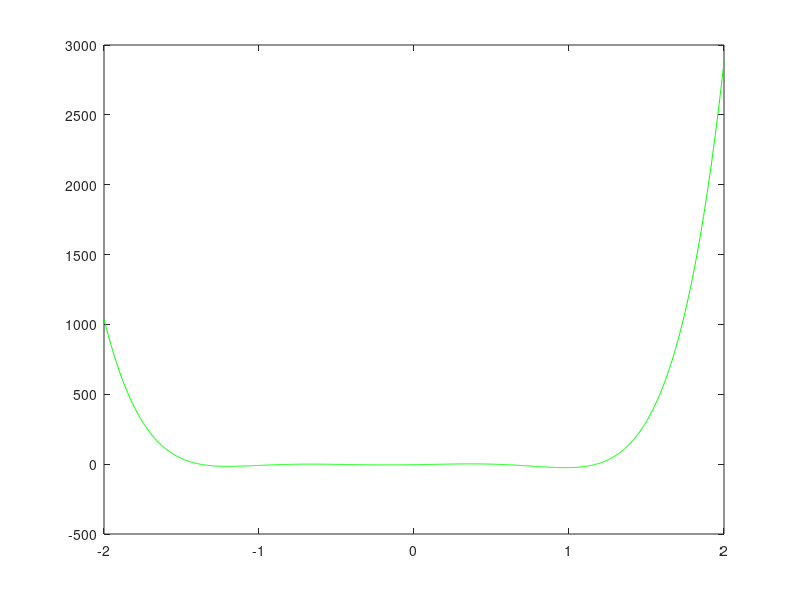

MATLAB code to generate this figure: (Note: this script raises an error after producing the figure.)
%ΑΣΚΗΣΗ 2
%------------------άσκηση 2 ερώτημα 1

f = @(x) 54*x.^6 + 45*x.^5 - 102*x.^4 - 69*x.^3 + 35*x.^2 + 16*x - 4 ;
df = @(x) 324*x.^5 + 225*x.^4 - 408*x.^3 - 207*x.^2 + 70*x + 16 ;
ddf = @(x) 1620*x.^4 + 900*x.^3 - 1224*x.^2 - 414*x + 70 ;

x = linspace(-2, 2, 1000);
figure;
plot(x, f(x), 'g');
hold on;
yline(0);
xlabel('x');
ylabel('f(x)');
legend('f(x)', 'y=0');


% newton-raphson
fprintf('\n--- Newton-Raphson ---\n');
times = linspace(-2, 2, 10);
for i = 1:10
    x0 = times(i);
    [root, iters] = newton_raphson(f, df, ddf, x0, 0.5*1e-7);
    fprintf('%d ) x0 = %.7f  →  Ρίζα = %.7f,  Επαναλήψεις = %d\n',i, x0, root, iters);
end

%newton-raphson
function [root, iterations, x_history] = newton_raphson(f, df, ddf, x0, tol) 
    max_iter=100;

    x = x0;
    iterations = 0;
    x_history = x0;
    
    for i = 1:max_iter
        fx = f(x);
        dfx = df(x);
        ddfx= ddf(x);
        
        if abs(fx) < tol
            %fprintf('ρίζα = %.6f : , επαναλήψεις: %d \n', x, iterations);
            root = x;
            return;
        end   
        if abs(dfx) < tol
            root = NaN;
            iterations = NaN;
            return;
        end
       
        a = (dfx/fx) - 0.5000000 * (ddfx/dfx) ;
        if abs(a) < 0.5*1e-12
            root = NaN;
            iterations = NaN;	 
            return;
        end
        x_new = x - 1/ a;  
        iterations = iterations + 1;
        x_history = [x_history; x_new];

        if abs(x_new - x) < tol
            root = x_new;
            return;
        end
        
        x = x_new;
    end
    
    root = NaN;
    iterations = NaN;
end

% DIXOTOMHSH
N = 5000;
xgrid = linspace(-2, 2, N);
brackets = [];
orio = 0.5*1e-7;

for i = 1:(N-1)
    a = xgrid(i);
    b = xgrid(i+1);
    fa = f(a);
    fb = f(b);

    if abs(fa) < orio
        brackets = [brackets; a a];
        continue;
    elseif abs(fb) < orio
        brackets = [brackets; b b];
        continue;
    end

    if fa * fb < 0
        brackets = [brackets; a b];
    end
end

fprintf("\nΒρέθηκαν %d πιθανά διαστήματα ριζών:\n", size(brackets,1));
for i = 1:size(brackets,1)
    if brackets(i,1) == brackets(i,2)
        fprintf('[%.7f] (Ακριβές σημείο)\n', brackets(i,1));
    else
        fprintf('[%.7f , %.7f] \n', brackets(i,1), brackets(i,2));
    end
end

intervals = brackets; 


fprintf("\nΔΙΧΟΤΟΜΗΣΗ\n");
for i = 1:size(intervals, 1)
    a = intervals(i, 1);
    b = intervals(i, 2);
    iters = 0;
    
    if a == b
        fprintf('Σημείο %.7f : Βρέθηκε ως ακριβής ρίζα από το grid search.\n', a);
        continue; 
    end

    if f(a) * f(b) <= 0
        [root, iters] = bisection(f, a, b); 
        fprintf('[%.7f, %.7f] : Ρίζα = %.7f,  Επαναλήψεις = %d\n', a, b, root, iters);
     elseif abs(f(a)) < orio 
        fprintf('[%.7f, %.7f] %.7f :ρίζα (στα άκρα), επαναλήψεις = %d\n', a, b, a, iters);
    elseif abs(f(b)) < orio 
        fprintf('[%.7f, %.7f] %.7f :ρίζα (στα άκρα), επαναλήψεις = %d\n', a, b, b, iters);
    else
        fprintf('[%.7f, %.7f] Προσοχή: Η f διατηρεί πρόσημο \n', a, b);
    end
end


function [root, iterations] = bisection(f, a, b)
    tol = 0.5*1e-7;

    if f(a) * f(b) > 0
        error('Δεν υπάρχει ρίζα στο [a,b]');
    end

    iterations = 0;

    while (b-a)/2 > tol
        fa = f(a);
        fb = f(b);
        
        if abs(fa) < abs(fb)
            m = a + (b-a)/3 ;
        else    
            m = b - (b-a)/3 ; 
        end
        fm = f(m);
        if abs(fm) < tol
            root =m;
            return;
        end
        if fa * fm < 0  
            b = m;
        else                 
            a = m;
        end
    
        iterations = iterations+1;
    end
  
    root = (a+b) /2;
end


%TEMNOUSA
%τέμνουσας ΚΛΑΣΙΚΗ -------------------
%fprintf('\n--- ΤΕΜΝΟΥΣΑ ---\n');
%arxik = linspace (-2, 2, 10);
%for i = 1:10 
%    x0=arxik(i);
%    x1= x0 + 0.5;
%    [root, iters] = secant(f, x0, x1);
%    fprintf('x0= %.7f, x1= %.7f,  →  Ρίζα = %.7f,  Επαναλήψεις = %d\n', x0, x1, root, iters);
%end

%τέμνουσας ΤΡΟΠΟΠΟΙΗΜΕΝΗ -------------------
fprintf('\n---ΤΕΜΝΟΥΣΑ ---\n');
arxik = linspace (-2, 2, 10);
for i = 1:10 
    x0=arxik(i);
    x1= x0 + 0.05;
    x2 = x1 + 0.05;
    [root, iters] = secant2(f, x0, x1, x2);
    fprintf('x0= %.7f, x1= %.7f, x2=%.7f  →  Ρίζα = %.7f,  Επαναλήψεις = %d\n', x0,x1,x2, root, iters);
end



% τέμνουσας
function [root, iterations] = secant2(f, x0, x1, x2)
    tol=0.5*1e-7;
    max_iter=100;
    
    iterations = 0;
    
    for i = 1:max_iter
        fx0 = f(x0);
        fx1 = f(x1);
        fx2 = f(x2);
        
        if abs(fx0)< tol
            root = x0;
            return;
        end
        if abs(fx1)< tol
            root = x1;
            return;
        end
        if abs(fx2)< tol
            root = x2;
            return;
        end

        q = fx0 / fx1;
        r = fx2 / fx1;
        s = fx2 / fx0;
        paronomastis = (q-1)*(r-1)*(s-1) ; 

        if abs(paronomastis) < tol
            root = NaN;
            iterations = NaN;
            return;
        end
        arithmitis = r*(r-q)*(x2-x1) + (1-r)*s*(x2-x0); 
        x_new = x2 - arithmitis/paronomastis ;

        iterations = iterations + 1;

        if abs(x_new - x2) < tol
            root = x_new;
            return;
        end
        
        x0 = x1;
        x1 = x2;  
        x2 = x_new;  
    end
    
    root = NaN;
    iterations = NaN;
end




% TEMNOUSA
function [root, iterations] = secant(f, x0, x1)
    tol=0.5*1e-7;
    max_iter=100;
    
    iterations = 0;
    
    for i = 1:max_iter
        fx0 = f(x0);
        fx1 = f(x1);
        
      
        if abs(fx1) < tol
            root = x1;
            return;
        end
        
        if abs(fx1 - fx0) < 0.5*1e-12
             root = NaN;
             iterations = NaN;
             return;
        end

        x_new = x1 - fx1 * (x1 - x0) / (fx1 - fx0);
        iterations = iterations + 1;

        if abs(x_new - x1) < tol
            root = x_new;
            return;
        end
        
        x0 = x1;
        x1 = x_new;  
    end
    
       root = NaN;
    iterations = NaN;
end
